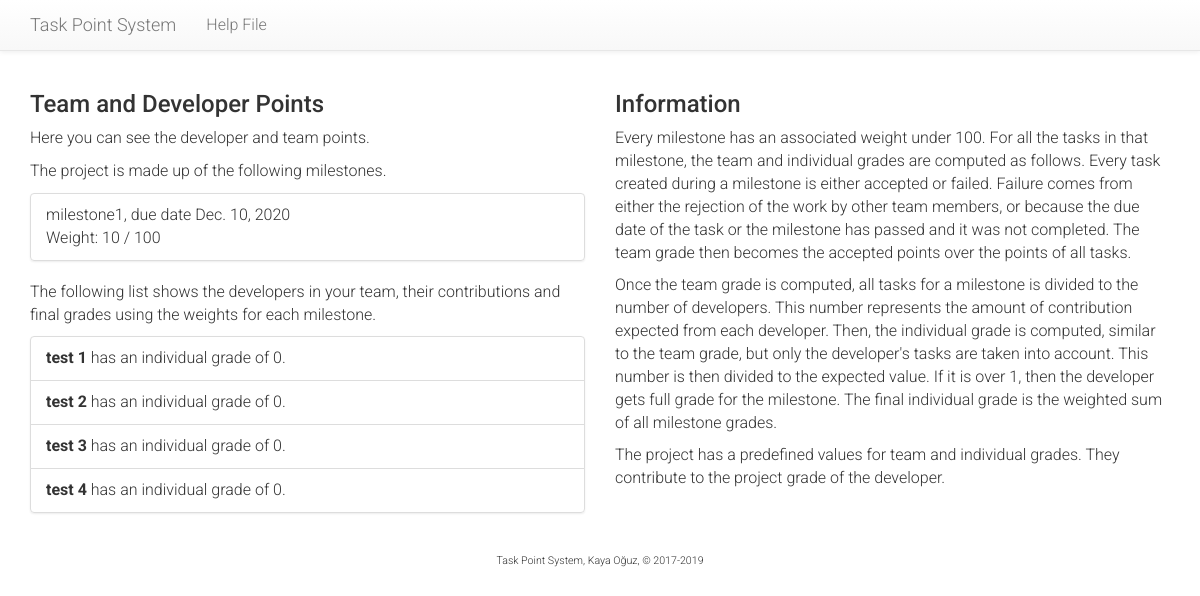
Screenshot of /tasks/team/points/ (signed in) with the database file from the repository.
### tasks/models.py (models this page shows, shortened)
class Milestone(models.Model):
    course = models.ForeignKey(Course, on_delete=models.CASCADE)
    name = models.CharField("Milestone", max_length=128)
    description = models.TextField("Milestone details")
    weight = models.PositiveSmallIntegerField(
        "Weight",
        default=10,
        validators=[MaxValueValidator(100), MinValueValidator(1)]
    )
    due = models.DateField("Due Date")
    def __str__(self):
        return self.name

class Developer(models.Model):
    id = models.CharField("ID", max_length=12, primary_key=True)
    user = models.OneToOneField(User, on_delete=models.CASCADE)
    team = models.ForeignKey(Team, on_delete=models.SET_NULL, blank=True, null=True)
    def __str__(self):
        return self.get_name()
    def get_name(self):
        return self.user.first_name + " " + self.user.last_name
    def get_all_accepted_points(self, m):
        p = 0
        for task in self.assignee.all().filter(milestone=m):
            if task.status == 5:
                p = p + task.get_points()
        return p
    def get_developer_grade(self, m):
        g = 0
        if self.team.get_developer_average(m) > 0:
            g = round((self.get_all_accepted_points(m) / self.team.get_developer_average(m)) * 100)
            if g > 100:
                g = 100
        return g
    def get_project_grade(self):
        team_grade = 0
        ind_grade = 0
        c = self.team.course
        for m in c.milestone_set.all():
            team_grade = team_grade + self.team.get_team_grade(m) * (m.weight / 100)
            ind_grade = ind_grade + self.get_developer_grade(m) * (m.weight / 100)
        return round(team_grade * (c.team_weight / 100) + ind_grade * (c.ind_weight / 100))

class Team(models.Model):
    course = models.ForeignKey(Course, on_delete=models.CASCADE)
    name = models.CharField("Team Name", max_length=128)
    github = models.CharField("Git Page", max_length=256, null=True)
    supervisor = models.ForeignKey(Supervisor, on_delete=models.SET_NULL, blank=True, null=True)
    team_size = models.PositiveSmallIntegerField("Team size", default=4, validators=[MaxValueValidator(99), MinValueValidator(1)])
    def get_all_task_points(self, m):
        p = 0
        for task in self.task_set.all().filter(milestone=m):
            p = p + task.get_points()
        return p
    def get_all_accepted_points(self, m):
        p = 0
        for task in self.task_set.all().filter(milestone=m):
            if task.status == 5:
                p = p + task.get_points()
        return p
    def get_team_grade(self, m):
        g = 0
        if self.get_all_task_points(m) > 0:
            g = round((self.get_all_accepted_points(m) / self.get_all_task_points(m)) * 100)
        return g
    def get_developer_average(self, m):
        return self.get_all_task_points(m) / self.developer_set.count()

class Course(models.Model):
    name = models.CharField("Course Name", max_length=256)
    number_of_students = models.PositiveSmallIntegerField("Number of Students", default=40, validators=[MaxValueValidator(99), MinValueValidator(1)])
    team_weight = models.PositiveSmallIntegerField(
        "Team weight",
        default=40,
        validators=[MaxValueValidator(99), MinValueValidator(1)]
    )
    ind_weight = models.PositiveSmallIntegerField(
        "Individual weight",
        default=60,
        validators=[MaxValueValidator(99), MinValueValidator(1)]
    )

class Task(models.Model):
    PRIORITY = (
        (3, 'Urgent'),
        (2, 'Planned'),
        (1, 'Low'),
    )
    DIFFICULTY = (
        (3, 'Difficult'),
        (2, 'Normal'),
        (1, 'Easy'),
    )
    STATUS = (
        (1, "Review"),
        (2, "Working on it"),
        (3, "Waiting for review"),
        (4, "Waiting for supervisor grade"),
        (5, "Rejected"),
        (6, "Accepted"),
    )
    milestone = models.ForeignKey(Milestone, on_delete=models.CASCADE)
    creator = models.ForeignKey(User, related_name='creator', on_delete=models.SET_NULL, blank=True, null=True)
    assignee = models.ForeignKey(
        Developer,
        on_delete=models.CASCADE,
        related_name='assignee',
        verbose_name="Assigned to"
    )
    team = models.ForeignKey(Team, on_delete=models.CASCADE)
    title = models.CharField("Brief task name", max_length=256)
    description = models.TextField("Description")
    due = models.DateField("Due Date", validators=[past_date_validator])
    date = models.DateTimeField("Created on", auto_now_add=True)
    completed = models.DateTimeField("Completed on", auto_now=True, blank=True, null=True)
    priority = models.PositiveSmallIntegerField("Priority", choices=PRIORITY, default=2)
    difficulty = models.PositiveSmallIntegerField("Difficulty", choices=DIFFICULTY, default=2)
    modifier = models.PositiveSmallIntegerField(
        "Modifier",
        default=3,
        validators=[MaxValueValidator(5), MinValueValidator(1)]
    )
    status = models.PositiveSmallIntegerField("Status", choices=STATUS, default=1)
    valid = models.BooleanField("Is Valid", default=False)
    def get_points(self):
        return (self.difficulty*self.priority)+self.modifier

### tasks/views.py (the view)
@login_required
def team_points(request):
    d = Developer.objects.get(user=request.user)
    t = d.team
    return render(
        request,
        'tasks/team_points.html',
        {
            'page_title': 'Team points',
            'team': t,
            'developers': t.developer_set.all(),
            'milestones': t.course.milestone_set.all()
        })

### tasks/templates/tasks/team_points.html
{% extends "tasks/base.html" %}
{% block leftcontent %}
<h3>Team and Developer Points</h3>
<p>Here you can see the developer and team points.</p>
<p> The project is made up of the following milestones.
<ul class="list-group">
  {% for m in milestones %}
    <li class="list-group-item">
      {{m}}, due date {{m.due}}<br />
      Weight: {{m.weight}} / 100
    </li>
  {% endfor %}
</ul>
</p>
<p>The following list shows the developers in your team, their contributions and
  final grades using the weights for each milestone.
<ul class="list-group">
{% for dev in developers %}
  <li class="list-group-item">
    <b>{{ dev }}</b> has an individual grade of {{ dev.get_project_grade }}.
  </li>
{% endfor %}
</ul>
</p>
{% endblock %}
{% block rightcontent %}
<h3>Information</h3>
<p>Every milestone has an associated weight under 100. For all the tasks in that milestone,
  the team and individual grades are computed as follows. Every task created during a
  milestone is either accepted or failed. Failure comes from either the rejection of
  the work by other team members, or because the due date of the task or the milestone
  has passed and it was not completed. The team grade then becomes the accepted points
  over the points of all tasks.</p>
  <p>Once the team grade is computed, all tasks for a milestone is divided to the
    number of developers. This number represents the amount of contribution expected
    from each developer. Then, the individual grade is computed, similar to the
    team grade, but only the developer's tasks are taken into account. This number
    is then divided to the expected value. If it is over 1, then the developer gets
    full grade for the milestone. The final individual grade is the weighted sum of
    all milestone grades.
  </p>
  <p>The project has a predefined values for team and individual grades. They contribute
    to the project grade of the developer. </p>
{% endblock%}

### tasks/static/tasks/style.css (style rules this page uses)
body, div, p, td, li { font-family: "Roboto"; font-weight: 300; font-size: 12pt; }

### rows the page displays
Milestone: name "milestone1", due "Dec. 10, 2020", weight "10"
Developer: user.last_name "test 1", get_project_grade "0"
Developer: user.last_name "test 2", get_project_grade "0"
Developer: user.last_name "test 3", get_project_grade "0"
Developer: user.last_name "test 4", get_project_grade "0"
